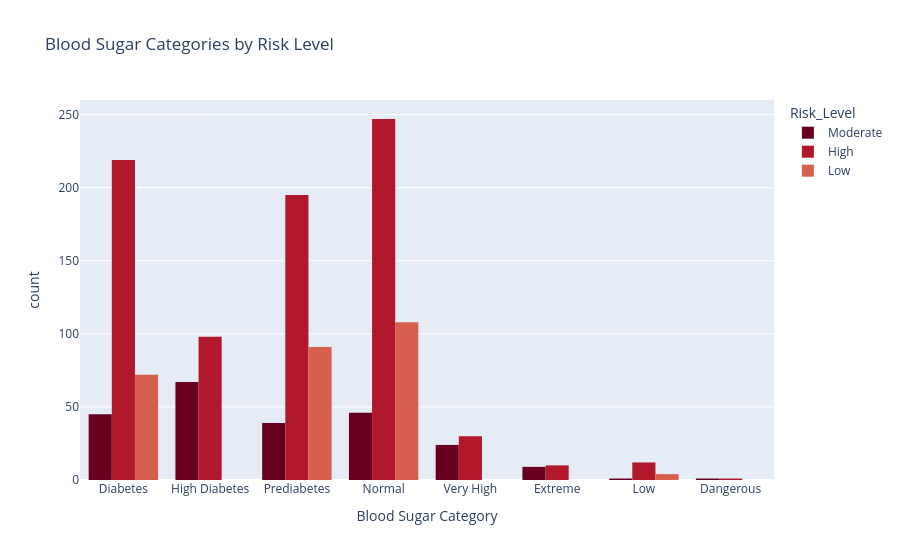

The notebook cell saved with this chart:
### Code cell
# Blood Sugar Categories by Risk Level
bs_cat = px.histogram(df, x='Blood Sugar Category', color='Risk_Level',
                     title='Blood Sugar Categories by Risk Level',
                     barmode='group',
                     color_discrete_sequence=px.colors.sequential.RdBu)
bs_cat.show()

### Figure 1 — Plotly figure (JSON) as saved in the notebook; plotly's stock layout.template omitted (floating-point values rounded to 4 significant figures; data arrays with more than 128 entries replaced by an {"elided": "..."} marker saying what was removed)
{"data": [{"alignmentgroup": "True", "bingroup": "x", "hovertemplate": "Risk_Level=Moderate<br>Blood Sugar Category=%{x}<br>count=%{y}<extra></extra>", "legendgroup": "Moderate", "marker": {"color": "rgb(103,0,31)", "pattern": {"shape": ""}}, "name": "Moderate", "offsetgroup": "Moderate", "orientation": "v", "showlegend": true, "type": "histogram", "x": {"elided": "232 str values"}, "xaxis": "x", "yaxis": "y"}, {"alignmentgroup": "True", "bingroup": "x", "hovertemplate": "Risk_Level=High<br>Blood Sugar Category=%{x}<br>count=%{y}<extra></extra>", "legendgroup": "High", "marker": {"color": "rgb(178,24,43)", "pattern": {"shape": ""}}, "name": "High", "offsetgroup": "High", "orientation": "v", "showlegend": true, "type": "histogram", "x": {"elided": "812 str values"}, "xaxis": "x", "yaxis": "y"}, {"alignmentgroup": "True", "bingroup": "x", "hovertemplate": "Risk_Level=Low<br>Blood Sugar Category=%{x}<br>count=%{y}<extra></extra>", "legendgroup": "Low", "marker": {"color": "rgb(214,96,77)", "pattern": {"shape": ""}}, "name": "Low", "offsetgroup": "Low", "orientation": "v", "showlegend": true, "type": "histogram", "x": {"elided": "275 str values"}, "xaxis": "x", "yaxis": "y"}], "layout": {"barmode": "group", "legend": {"title": {"text": "Risk_Level"}, "tracegroupgap": 0}, "title": {"text": "Blood Sugar Categories by Risk Level"}, "xaxis": {"anchor": "y", "domain": [0, 1], "title": {"text": "Blood Sugar Category"}}, "yaxis": {"anchor": "x", "domain": [0, 1], "title": {"text": "count"}}}}
